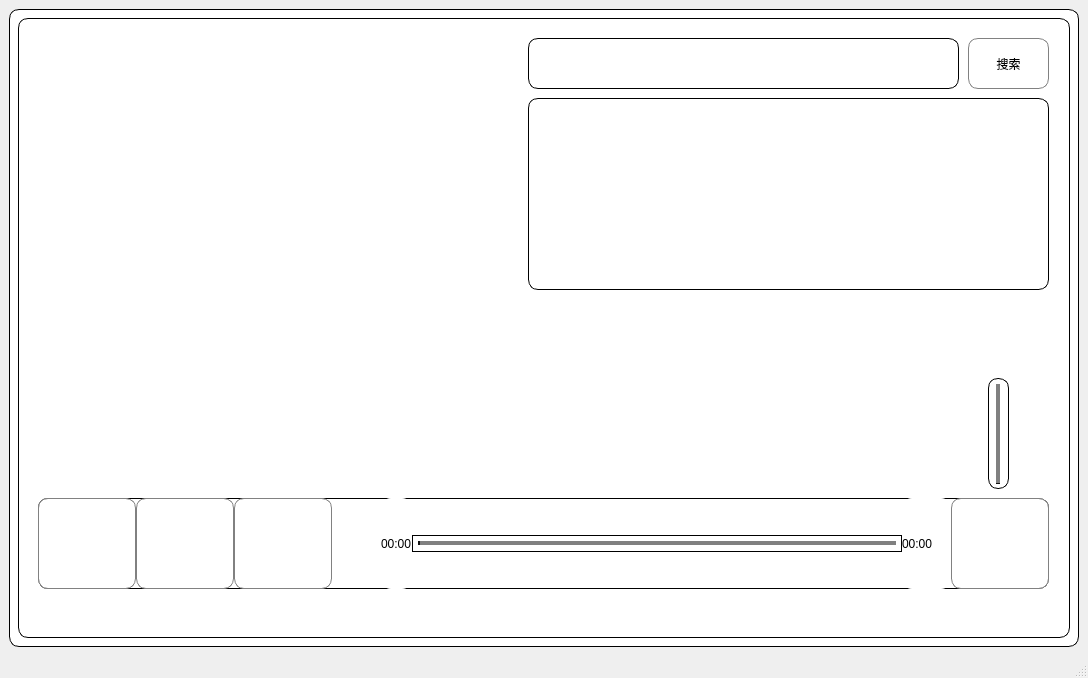
<?xml version="1.0" encoding="UTF-8"?>
<ui version="4.0">
 <class>MainWindow</class>
 <widget class="QMainWindow" name="MainWindow">
  <property name="enabled">
   <bool>true</bool>
  </property>
  <property name="geometry">
   <rect>
    <x>0</x>
    <y>0</y>
    <width>1088</width>
    <height>678</height>
   </rect>
  </property>
  <property name="sizePolicy">
   <sizepolicy hsizetype="Fixed" vsizetype="Fixed">
    <horstretch>0</horstretch>
    <verstretch>0</verstretch>
   </sizepolicy>
  </property>
  <property name="windowTitle">
   <string>QT音乐播放器</string>
  </property>
  <widget class="QWidget" name="centralwidget">
   <layout class="QGridLayout" name="gridLayout">
    <item row="0" column="1">
     <widget class="QWidget" name="m_mainWidget" native="true">
      <property name="styleSheet">
       <string notr="true">QWidget{
background-color: rgb(255, 255, 255);
border-radius:10px;
border:1px solid;
}</string>
      </property>
      <layout class="QVBoxLayout" name="verticalLayout" stretch="0">
       <item>
        <widget class="QWidget" name="m_displayWidget" native="true">
         <property name="styleSheet">
          <string notr="true"/>
         </property>
         <widget class="QPushButton" name="m_serachButton">
          <property name="geometry">
           <rect>
            <x>950</x>
            <y>20</y>
            <width>81</width>
            <height>51</height>
           </rect>
          </property>
          <property name="styleSheet">
           <string notr="true">QPushButton{
	background-color: rgb(255, 255, 255);
	border:1px solid;
	border-radius:10px;
	border-color: rgb(129, 129, 129);
}
QPushButton:hover {
	background-color: lightgray;
}
QPushButton:pressed {
	background-color: gray;
}
</string>
          </property>
          <property name="text">
           <string>搜索</string>
          </property>
         </widget>
         <widget class="QTableView" name="m_musicTable">
          <property name="geometry">
           <rect>
            <x>510</x>
            <y>80</y>
            <width>521</width>
            <height>192</height>
           </rect>
          </property>
          <property name="styleSheet">
           <string notr="true"/>
          </property>
         </widget>
         <widget class="QListWidget" name="m_lyricList">
          <property name="geometry">
           <rect>
            <x>510</x>
            <y>280</y>
            <width>521</width>
            <height>192</height>
           </rect>
          </property>
          <property name="styleSheet">
           <string notr="true">QListWidget{
	border: transparent;
	border-radius: 5px;
	box-shadow: 3px 3px 5px rgba(0, 0, 0, 0.2);
}

QListWidget::item {
	font-size: 20px;
	text-align: center;
}</string>
          </property>
         </widget>
         <widget class="QSlider" name="m_verticalSlider">
          <property name="geometry">
           <rect>
            <x>970</x>
            <y>360</y>
            <width>21</width>
            <height>111</height>
           </rect>
          </property>
          <property name="styleSheet">
           <string notr="true">QSlider::groove:vertical
{ 
	border: 1px solid rgb(0, 0, 0); 
	width: 2px; 
	margin: 0px 0;
	top: 5px; 
	bottom: 5px; 
}  

QSlider::handle:vertical
{
	border: 0px ;	
	image: url(:/image/circle.png);
	width: 17px; 
	margin: -8px -8px -8px -8px; 
}

QSlider::sub-page:vertical
{
	background-color: gray;
}

QSlider::add-page:vertical
{
	background-color: rgb(20,20,20);
}

</string>
          </property>
          <property name="value">
           <number>0</number>
          </property>
          <property name="sliderPosition">
           <number>0</number>
          </property>
          <property name="orientation">
           <enum>Qt::Vertical</enum>
          </property>
         </widget>
         <widget class="QLabel" name="m_musicName">
          <property name="geometry">
           <rect>
            <x>20</x>
            <y>400</y>
            <width>431</width>
            <height>61</height>
           </rect>
          </property>
          <property name="styleSheet">
           <string notr="true">
QLabel{
	border-width:0px;
	font: 20pt &quot;华文行楷&quot;;
}</string>
          </property>
          <property name="text">
           <string/>
          </property>
         </widget>
         <widget class="QLineEdit" name="m_searchMusic">
          <property name="geometry">
           <rect>
            <x>510</x>
            <y>20</y>
            <width>431</width>
            <height>51</height>
           </rect>
          </property>
          <property name="sizePolicy">
           <sizepolicy hsizetype="Preferred" vsizetype="Preferred">
            <horstretch>0</horstretch>
            <verstretch>0</verstretch>
           </sizepolicy>
          </property>
          <property name="placeholderText">
           <string/>
          </property>
         </widget>
         <widget class="QWidget" name="m_musicWidget" native="true">
          <property name="geometry">
           <rect>
            <x>20</x>
            <y>480</y>
            <width>1011</width>
            <height>91</height>
           </rect>
          </property>
          <property name="styleSheet">
           <string notr="true">QWidget{
background-color: rgb(255, 255, 255);
border-radius:10px;
border:1px solid;
}</string>
          </property>
          <layout class="QHBoxLayout" name="horizontalLayout" stretch="2,2,2,1,0,10,1,2">
           <property name="spacing">
            <number>0</number>
           </property>
           <item>
            <widget class="QPushButton" name="m_lastMusic">
             <property name="sizePolicy">
              <sizepolicy hsizetype="Preferred" vsizetype="Preferred">
               <horstretch>2</horstretch>
               <verstretch>0</verstretch>
              </sizepolicy>
             </property>
             <property name="styleSheet">
              <string notr="true">QPushButton{
	image: url(:/image/lastsong.png);
	background-color: rgb(255, 255, 255);
	border:1px solid;
	border-radius:10px;
	border-color: rgb(129, 129, 129);
}
QPushButton:hover {
	background-color: lightgray;
}
QPushButton:pressed {
	background-color: gray;
}
</string>
             </property>
             <property name="text">
              <string/>
             </property>
            </widget>
           </item>
           <item>
            <widget class="QPushButton" name="m_play">
             <property name="sizePolicy">
              <sizepolicy hsizetype="Preferred" vsizetype="Preferred">
               <horstretch>2</horstretch>
               <verstretch>0</verstretch>
              </sizepolicy>
             </property>
             <property name="autoFillBackground">
              <bool>false</bool>
             </property>
             <property name="styleSheet">
              <string notr="true">QPushButton{
	image: url(:/image/play.png);
	background-color: rgb(255, 255, 255);
	border:1px solid;
	border-radius:10px;
	border-color: rgb(129, 129, 129);
}
QPushButton:hover {
	background-color: lightgray;
}
QPushButton:pressed {
	background-color: gray;
}
</string>
             </property>
             <property name="text">
              <string/>
             </property>
             <property name="iconSize">
              <size>
               <width>20</width>
               <height>20</height>
              </size>
             </property>
             <property name="shortcut">
              <string/>
             </property>
             <property name="autoRepeatDelay">
              <number>300</number>
             </property>
             <property name="autoDefault">
              <bool>false</bool>
             </property>
             <property name="default">
              <bool>false</bool>
             </property>
             <property name="flat">
              <bool>false</bool>
             </property>
            </widget>
           </item>
           <item>
            <widget class="QPushButton" name="m_nextMusic">
             <property name="sizePolicy">
              <sizepolicy hsizetype="Preferred" vsizetype="Preferred">
               <horstretch>2</horstretch>
               <verstretch>0</verstretch>
              </sizepolicy>
             </property>
             <property name="baseSize">
              <size>
               <width>0</width>
               <height>0</height>
              </size>
             </property>
             <property name="styleSheet">
              <string notr="true">QPushButton{
	image: url(:/image/nextsong.png);
	background-color: rgb(255, 255, 255);
	border:1px solid;
	border-radius:10px;
	border-color: rgb(129, 129, 129);
}
QPushButton:hover {
	background-color: lightgray;
}
QPushButton:pressed {
	background-color: gray;
}
</string>
             </property>
             <property name="text">
              <string/>
             </property>
             <property name="iconSize">
              <size>
               <width>20</width>
               <height>20</height>
              </size>
             </property>
            </widget>
           </item>
           <item>
            <spacer name="horizontalSpacer">
             <property name="orientation">
              <enum>Qt::Horizontal</enum>
             </property>
             <property name="sizeHint" stdset="0">
              <size>
               <width>40</width>
               <height>20</height>
              </size>
             </property>
            </spacer>
           </item>
           <item>
            <widget class="QLabel" name="m_currentTime">
             <property name="styleSheet">
              <string notr="true">QLabel{
	font: 9pt &quot;黑体&quot;;
	border-width:0;
}</string>
             </property>
             <property name="text">
              <string>00:00</string>
             </property>
            </widget>
           </item>
           <item>
            <widget class="QSlider" name="m_horizontalSlider">
             <property name="styleSheet">
              <string notr="true">QSlider::groove:horizontal 
{ 
	border: 1px solid rgb(0, 0, 0); 
	height: 2px; 
	margin: 0px 0;
	left: 5px; 
	right: 5px; 
}  

QSlider::handle:horizontal
{
	border: 0px ;	
	image: url(:/image/circle.png);
	width: 17px; 
	margin: -8px -8px -8px -8px; 
}

QSlider::add-page:horizontal
{
	background-color: gray;
}

QSlider::sub-page:horizontal
{
	background-color: rgb(20,20,20);
}

</string>
             </property>
             <property name="orientation">
              <enum>Qt::Horizontal</enum>
             </property>
            </widget>
           </item>
           <item>
            <widget class="QLabel" name="m_totalTime">
             <property name="styleSheet">
              <string notr="true">QLabel{
	font: 9pt &quot;黑体&quot;;
	border-width:0;
}
</string>
             </property>
             <property name="text">
              <string>00:00</string>
             </property>
            </widget>
           </item>
           <item>
            <widget class="QPushButton" name="m_adjustVoice">
             <property name="sizePolicy">
              <sizepolicy hsizetype="Preferred" vsizetype="Preferred">
               <horstretch>0</horstretch>
               <verstretch>0</verstretch>
              </sizepolicy>
             </property>
             <property name="styleSheet">
              <string notr="true">QPushButton{
	image: url(:/image/addvoice.png);
	background-color: rgb(255, 255, 255);
	border:1px solid;
	border-radius:10px;
	border-color: rgb(129, 129, 129);
}
QPushButton:hover {
	background-color: lightgray;
}
QPushButton:pressed {
	background-color: gray;
}
</string>
             </property>
             <property name="text">
              <string/>
             </property>
            </widget>
           </item>
          </layout>
         </widget>
         <zorder>m_serachButton</zorder>
         <zorder>m_musicTable</zorder>
         <zorder>m_lyricList</zorder>
         <zorder>m_musicName</zorder>
         <zorder>m_verticalSlider</zorder>
         <zorder>m_searchMusic</zorder>
         <zorder>m_musicWidget</zorder>
        </widget>
       </item>
      </layout>
     </widget>
    </item>
   </layout>
  </widget>
  <widget class="QMenuBar" name="menubar">
   <property name="geometry">
    <rect>
     <x>0</x>
     <y>0</y>
     <width>1088</width>
     <height>26</height>
    </rect>
   </property>
  </widget>
  <widget class="QStatusBar" name="statusbar"/>
 </widget>
 <resources>
  <include location="image.qrc"/>
 </resources>
 <connections/>
</ui>
